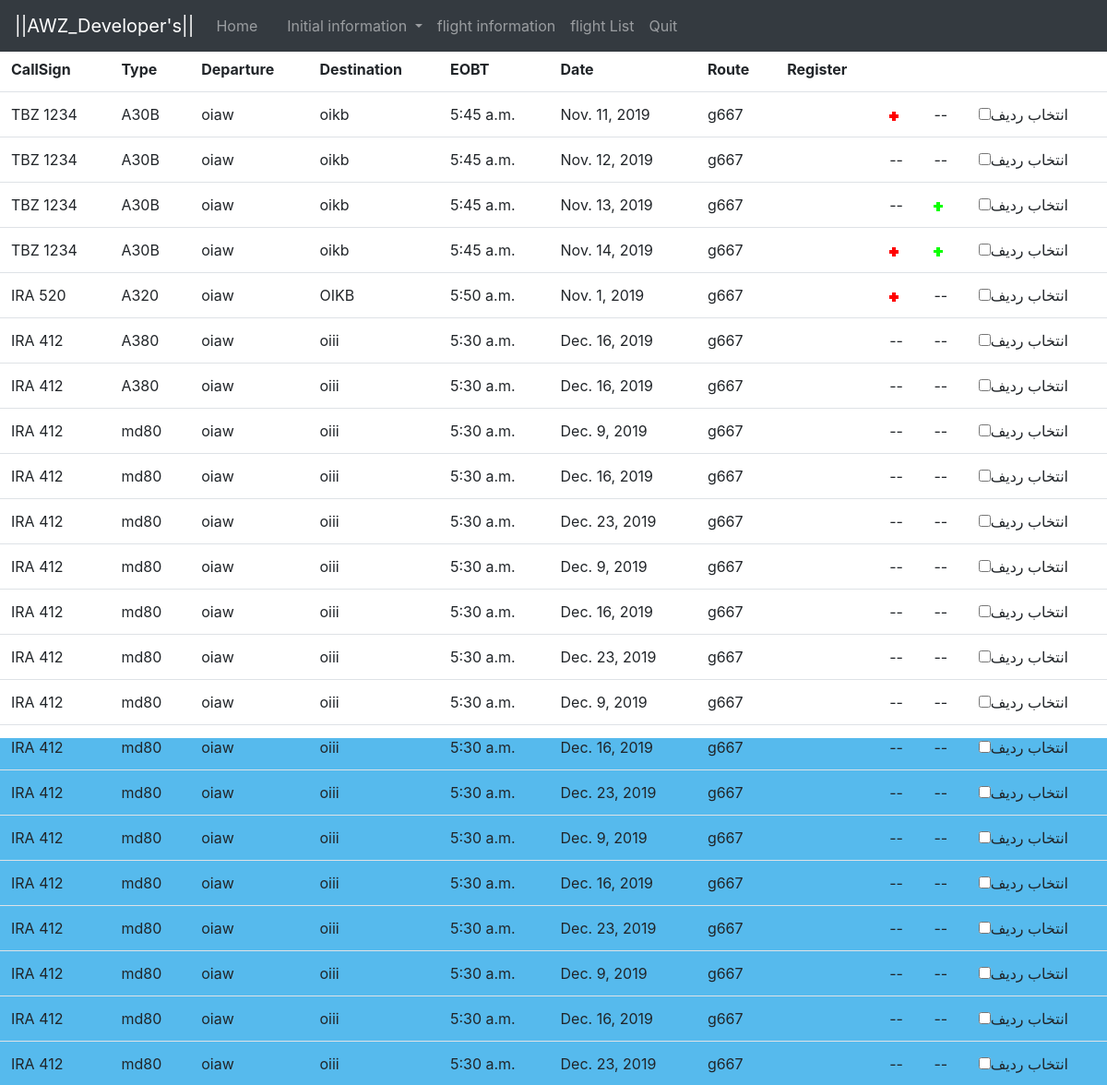
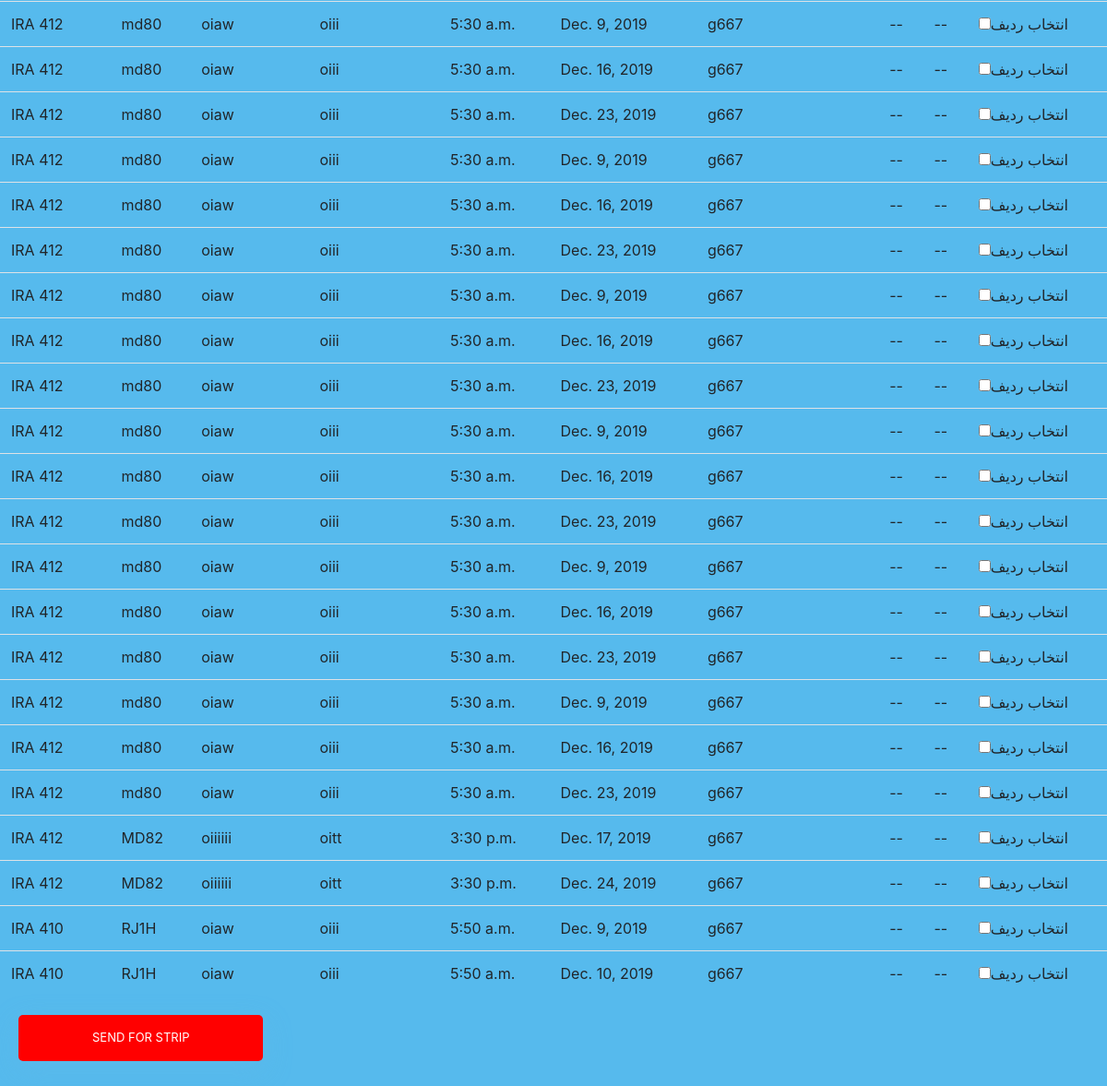
Screenshot of /app1/flightlist/ with the database file from the repository (2 pictures, top to bottom).
### app1/models.py (models this page shows)
class flight(models.Model):
    created_on = models.DateTimeField(auto_now_add=True)
    updated_on = models.DateTimeField(auto_now=True)
    company=models.CharField(max_length=20,null=True)
    level=models.CharField(max_length=10,null=True)
    flightNum=models.CharField(max_length=20,null=True)
    type=models.CharField(max_length=10,null=True)
    route=models.CharField(max_length=20,null=True)
    dateFrom=models.DateField(blank=True,null=True)
    dateTo=models.DateField(blank=True,null=True)
    EOBT=models.TimeField(blank=True,null=True)
    DesAirport=models.CharField(max_length=10,blank=True)
    DepAirport=models.CharField(max_length=10,blank=True)
    daysOfweek=models.CharField(max_length=300,blank=True)
    delay=models.BooleanField(max_length=5,blank=True,null=True)
    change=models.BooleanField(max_length=5,blank=True,null=True)
    register=models.CharField(max_length=10,blank=True)

### app1/views.py (the view)
# urls.py: path('flightlist/',views.flightlist,name='flightlist'),
def flightlist(request):
    flights=flight.objects.all()
    if request.method=='POST' and 'btn3' in request.POST:
        print("iterating...."+flight.objects.get(company=="ira"))
    return render(request,'app1/flightlist.html',{'flights':flights})

### app1/templates/app1/flightlist.html (shortened to what this page needs)
<!DOCTYPE html>
{% load static %}
<html lang="en" dir="ltr">
  <head>
    <link rel="stylesheet" href="{% static 'css/Style.css' %}">
    <link rel="stylesheet" href="{% static 'css/Style2.css' %}">
    <link rel="stylesheet" href="{% static 'css/bootstrap.min.css' %}">
    <link rel="stylesheet" href="//code.jquery.com/ui/1.12.1/themes/base/jquery-ui.css">
  <link rel="stylesheet" href="/resources/demos/style.css">
    <link rel="stylesheet" href="https://maxcdn.bootstrapcdn.com/bootstrap/4.3.1/css/bootstrap.min.css">
  </head>
  <body>
        <div class="header-up">
          <nav class="navbar navbar-expand-sm bg-dark navbar-dark">
            <a class="navbar-brand" href="#">||AWZ_Developer's||</a>
            <ul class="navbar-nav">
              <li class="nav-item">
                <a class="nav-link" href="{% url 'app1:default_login' %}">Home</a>
              </li>
              <li class="nav-item">
                <a class="nav-link" href="#"></a>
              </li>
              <li class="nav-item dropdown">
                <a class="nav-link dropdown-toggle" href="{% url 'app1:initialinfo' %}" id="navbardrop" data-toggle="dropdown">
                  Initial information
                </a>
              </li>
              <li class="nav-item">
                <a class="nav-link" href="{% url 'app1:flightinfo' %}">flight information</a>
              </li>
              <li class="nav-item">
                <a class="nav-link" href="{% url 'app1:flightlist' %}">flight List</a>
              </li>
              <li class="nav-item">
                <a class="nav-link" href="{% url 'app1:login' 'default' %}">Quit</a>
              </li>
            </ul>
          </nav>
        </div>
        <form method="POST">
        <table class="table">
          <th>CallSign</th>
          <th>Type</th>
          <th>Departure</th>
          <th>Destination</th>
          <th>EOBT</th>
          <th>Date</th>
          <th>Route</th>
          <th>Register</th>
          {% for f in flights %}
          <tr>
            <td>{{ f.company }} {{ f.flightNum }}</td>
            <td>{{ f.type }}</td>
            <td>{{ f.DepAirport }}</td>
            <td>{{ f.DesAirport }}</td>
            <td>{{ f.EOBT }}</td>
            <td>{{ f.dateFrom }}</td>
            <td>{{ f.route }}</td>
            <td>{{ f.Register }}</td>
            {% if f.change %}
            <td><a href="#"><img src="{% static 'image/del.png' %}" alt=""></a></td>
            {% else %}
            <td>--</td>
            {% endif %}
            {% if f.delay %}
            <td><a href="#"><img src="{% static 'image/add.png' %}" alt=""></a></td>
            {% else %}
            <td>--</td>
            {% endif %}
            <td><input type="checkbox" name="ch1" value='{ f.id }'>انتخاب ردیف</td>
          </tr>
          {% endfor %}
        </table>
        <input class="btn-succeed" type="submit" name="btn3" value="Send For Strip">
      </form>
  </body>
</html>

### app1/static/css/Style.css (style rules this page uses)
html { background-color: #56baed; }
body { font-family: "Poppins", sans-serif; height: 100vh; }
a { color: #92badd; display:inline-block; text-decoration: none; font-weight: 400; }
input[type=button], input[type=submit], input[type=reset] { background-color: red; border: none; color: white; padding: 15px 80px; text-align: center; text-decoration: none; display: inline-block; text-transform: uppercase; font-size: 13px; -webkit-box-shadow: 0 10px 30px 0 rgba(95,186,233,0.4); box-shadow: 0 10px 30px 0 rgba(95,186,233,0.4); -webkit-border-radius: 5px 5px 5px 5px; border-radius: 5px 5px 5px 5px; margin: 5px 20px 40px 20px; -webkit-transition: all 0.3s ease-in-out; -moz-transition: all 0.3s ease-in-out; -ms-transition: all 0.3s ease-in-out; -o-transition: all 0.3s ease-in-out; transition: all 0.3s ease-in-out; }
* { box-sizing: border-box; }

### app1/static/css/Style2.css (style rules this page uses)
html { background-color: #FFF; }
body { margin: 0; padding: 0; background-color: #FFF; }
.header-up { width: 100%; height: 50px; }

### rows the page displays
flight: company "TBZ", flightNum "1234", type "A30B", DepAirport "oiaw", DesAirport "oikb", EOBT "5:45 a.m.", dateFrom "Nov. 11, 2019", route "g667", change True (drawn)
flight: company "TBZ", flightNum "1234", type "A30B", DepAirport "oiaw", DesAirport "oikb", EOBT "5:45 a.m.", dateFrom "Nov. 12, 2019", route "g667"
flight: company "TBZ", flightNum "1234", type "A30B", DepAirport "oiaw", DesAirport "oikb", EOBT "5:45 a.m.", dateFrom "Nov. 13, 2019", route "g667", delay True (drawn)
flight: company "TBZ", flightNum "1234", type "A30B", DepAirport "oiaw", DesAirport "oikb", EOBT "5:45 a.m.", dateFrom "Nov. 14, 2019", route "g667", change True (drawn), delay True (drawn)
flight: company "IRA", flightNum "520", type "A320", DepAirport "oiaw", DesAirport "OIKB", EOBT "5:50 a.m.", dateFrom "Nov. 1, 2019", route "g667", change True (drawn)
flight: company "IRA", flightNum "412", type "A380", DepAirport "oiaw", DesAirport "oiii", EOBT "5:30 a.m.", dateFrom "Dec. 16, 2019", route "g667"
flight: company "IRA", flightNum "412", type "A380", DepAirport "oiaw", DesAirport "oiii", EOBT "5:30 a.m.", dateFrom "Dec. 16, 2019", route "g667"
flight: company "IRA", flightNum "412", type "md80", DepAirport "oiaw", DesAirport "oiii", EOBT "5:30 a.m.", dateFrom "Dec. 9, 2019", route "g667"
flight: company "IRA", flightNum "412", type "md80", DepAirport "oiaw", DesAirport "oiii", EOBT "5:30 a.m.", dateFrom "Dec. 16, 2019", route "g667"
flight: company "IRA", flightNum "412", type "md80", DepAirport "oiaw", DesAirport "oiii", EOBT "5:30 a.m.", dateFrom "Dec. 23, 2019", route "g667"
flight: company "IRA", flightNum "412", type "md80", DepAirport "oiaw", DesAirport "oiii", EOBT "5:30 a.m.", dateFrom "Dec. 9, 2019", route "g667"
flight: company "IRA", flightNum "412", type "md80", DepAirport "oiaw", DesAirport "oiii", EOBT "5:30 a.m.", dateFrom "Dec. 16, 2019", route "g667"
flight: company "IRA", flightNum "412", type "md80", DepAirport "oiaw", DesAirport "oiii", EOBT "5:30 a.m.", dateFrom "Dec. 23, 2019", route "g667"
flight: company "IRA", flightNum "412", type "md80", DepAirport "oiaw", DesAirport "oiii", EOBT "5:30 a.m.", dateFrom "Dec. 9, 2019", route "g667"
flight: company "IRA", flightNum "412", type "md80", DepAirport "oiaw", DesAirport "oiii", EOBT "5:30 a.m.", dateFrom "Dec. 16, 2019", route "g667"
flight: company "IRA", flightNum "412", type "md80", DepAirport "oiaw", DesAirport "oiii", EOBT "5:30 a.m.", dateFrom "Dec. 23, 2019", route "g667"
flight: company "IRA", flightNum "412", type "md80", DepAirport "oiaw", DesAirport "oiii", EOBT "5:30 a.m.", dateFrom "Dec. 9, 2019", route "g667"
flight: company "IRA", flightNum "412", type "md80", DepAirport "oiaw", DesAirport "oiii", EOBT "5:30 a.m.", dateFrom "Dec. 16, 2019", route "g667"
flight: company "IRA", flightNum "412", type "md80", DepAirport "oiaw", DesAirport "oiii", EOBT "5:30 a.m.", dateFrom "Dec. 23, 2019", route "g667"
flight: company "IRA", flightNum "412", type "md80", DepAirport "oiaw", DesAirport "oiii", EOBT "5:30 a.m.", dateFrom "Dec. 9, 2019", route "g667"
flight: company "IRA", flightNum "412", type "md80", DepAirport "oiaw", DesAirport "oiii", EOBT "5:30 a.m.", dateFrom "Dec. 16, 2019", route "g667"
flight: company "IRA", flightNum "412", type "md80", DepAirport "oiaw", DesAirport "oiii", EOBT "5:30 a.m.", dateFrom "Dec. 23, 2019", route "g667"
flight: company "IRA", flightNum "412", type "md80", DepAirport "oiaw", DesAirport "oiii", EOBT "5:30 a.m.", dateFrom "Dec. 9, 2019", route "g667"
flight: company "IRA", flightNum "412", type "md80", DepAirport "oiaw", DesAirport "oiii", EOBT "5:30 a.m.", dateFrom "Dec. 16, 2019", route "g667"
flight: company "IRA", flightNum "412", type "md80", DepAirport "oiaw", DesAirport "oiii", EOBT "5:30 a.m.", dateFrom "Dec. 23, 2019", route "g667"
flight: company "IRA", flightNum "412", type "md80", DepAirport "oiaw", DesAirport "oiii", EOBT "5:30 a.m.", dateFrom "Dec. 9, 2019", route "g667"
flight: company "IRA", flightNum "412", type "md80", DepAirport "oiaw", DesAirport "oiii", EOBT "5:30 a.m.", dateFrom "Dec. 16, 2019", route "g667"
flight: company "IRA", flightNum "412", type "md80", DepAirport "oiaw", DesAirport "oiii", EOBT "5:30 a.m.", dateFrom "Dec. 23, 2019", route "g667"
flight: company "IRA", flightNum "412", type "md80", DepAirport "oiaw", DesAirport "oiii", EOBT "5:30 a.m.", dateFrom "Dec. 9, 2019", route "g667"
flight: company "IRA", flightNum "412", type "md80", DepAirport "oiaw", DesAirport "oiii", EOBT "5:30 a.m.", dateFrom "Dec. 16, 2019", route "g667"
flight: company "IRA", flightNum "412", type "md80", DepAirport "oiaw", DesAirport "oiii", EOBT "5:30 a.m.", dateFrom "Dec. 23, 2019", route "g667"
flight: company "IRA", flightNum "412", type "md80", DepAirport "oiaw", DesAirport "oiii", EOBT "5:30 a.m.", dateFrom "Dec. 9, 2019", route "g667"
flight: company "IRA", flightNum "412", type "md80", DepAirport "oiaw", DesAirport "oiii", EOBT "5:30 a.m.", dateFrom "Dec. 16, 2019", route "g667"
flight: company "IRA", flightNum "412", type "md80", DepAirport "oiaw", DesAirport "oiii", EOBT "5:30 a.m.", dateFrom "Dec. 23, 2019", route "g667"
flight: company "IRA", flightNum "412", type "md80", DepAirport "oiaw", DesAirport "oiii", EOBT "5:30 a.m.", dateFrom "Dec. 9, 2019", route "g667"
flight: company "IRA", flightNum "412", type "md80", DepAirport "oiaw", DesAirport "oiii", EOBT "5:30 a.m.", dateFrom "Dec. 16, 2019", route "g667"
flight: company "IRA", flightNum "412", type "md80", DepAirport "oiaw", DesAirport "oiii", EOBT "5:30 a.m.", dateFrom "Dec. 23, 2019", route "g667"
flight: company "IRA", flightNum "412", type "md80", DepAirport "oiaw", DesAirport "oiii", EOBT "5:30 a.m.", dateFrom "Dec. 9, 2019", route "g667"
flight: company "IRA", flightNum "412", type "md80", DepAirport "oiaw", DesAirport "oiii", EOBT "5:30 a.m.", dateFrom "Dec. 16, 2019", route "g667"
flight: company "IRA", flightNum "412", type "md80", DepAirport "oiaw", DesAirport "oiii", EOBT "5:30 a.m.", dateFrom "Dec. 23, 2019", route "g667"
flight: company "IRA", flightNum "412", type "MD82", DepAirport "oiiiiii", DesAirport "oitt", EOBT "3:30 p.m.", dateFrom "Dec. 17, 2019", route "g667"
flight: company "IRA", flightNum "412", type "MD82", DepAirport "oiiiiii", DesAirport "oitt", EOBT "3:30 p.m.", dateFrom "Dec. 24, 2019", route "g667"
flight: company "IRA", flightNum "410", type "RJ1H", DepAirport "oiaw", DesAirport "oiii", EOBT "5:50 a.m.", dateFrom "Dec. 9, 2019", route "g667"
flight: company "IRA", flightNum "410", type "RJ1H", DepAirport "oiaw", DesAirport "oiii", EOBT "5:50 a.m.", dateFrom "Dec. 10, 2019", route "g667"
